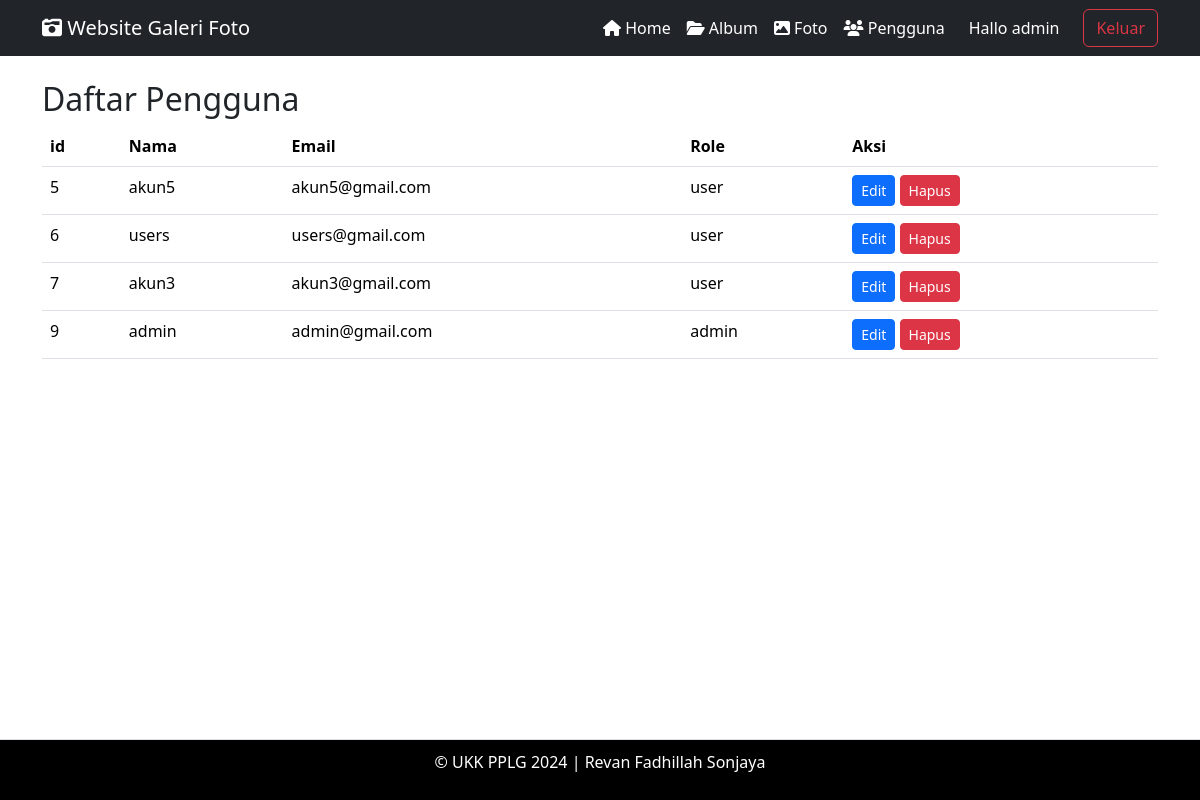
Screenshot of /admin/admin_pengguna.php (signed in) with the database file from the repository.
### tables this page shows
CREATE TABLE `user` (
  `id_user` int(11) NOT NULL,
  `username` varchar(225) DEFAULT NULL,
  `password` varchar(225) DEFAULT NULL,
  `email` varchar(225) DEFAULT NULL,
  `nama` varchar(255) DEFAULT NULL,
  `alamat` text DEFAULT NULL,
  `role` enum('admin','user') DEFAULT 'user'
);

### admin/admin_pengguna.php (the view, shortened to what this page needs)
<?php
include '../config/koneksi.php';
$query_users = mysqli_query($koneksi, "SELECT * FROM user");
?>
<!DOCTYPE html>
<html lang="en">
<head>
  <link rel="stylesheet" type="text/css" href="../assets/css/bootstrap.min.css">
  <link rel="stylesheet" href="https://cdnjs.cloudflare.com/ajax/libs/font-awesome/6.5.1/css/all.min.css" />
</head>
<body>
  <nav class="navbar navbar-expand-lg navbar-light bg-dark">
    <div class="container">
      <a class="navbar-brand text-white" href="admin_index.php"><i class="fa fa-camera-retro"></i> Website Galeri Foto</a>
      <div class="collapse navbar-collapse" id="navbarNav">
        <ul class="navbar-nav ms-auto">
          <li class="nav-item">
            <a class="nav-link text-white" href="admin_home.php"><i class="fa fa-home"></i> Home</a>
          </li>
          <li class="nav-item">
            <a class="nav-link text-white" href="admin_album.php"><i class="fa fa-folder-open"></i> Album</a>
          </li>
          <li class="nav-item">
            <a class="nav-link text-white" href="admin_foto.php"><i class="fa fa-image"></i> Foto</a>
          </li>
          <li class="nav-item">
            <a class="nav-link text-white" href="admin_pengguna.php"><i class="fa fa-users"></i> Pengguna</a>
          </li>
        </ul>
        <span class="navbar-text text-white ms-3">
          Hallo <?php echo $_SESSION['username']; ?>
        </span>
        <a href="../config/aksi_logout.php" class="btn btn-outline-danger ml-2 ms-4">Keluar</a>
      </div>
    </div>
  </nav>
  <div class="container mt-4">
    <h2>Daftar Pengguna</h2>
    <table class="table">
      <thead>
        <tr>
          <th>id</th>
          <th>Nama</th>
          <th>Email</th>
          <th>Role</th>
          <th>Aksi</th>
        </tr>
      </thead>
      <tbody>
        <?php
        while ($user = mysqli_fetch_array($query_users)) {
        ?>
          <tr>
            <td><?php echo $user['id_user']; ?></td>
            <td><?php echo $user['nama']; ?></td>
            <td><?php echo $user['email']; ?></td>
            <td><?php echo $user['role']; ?></td>
            <td>
              <button type="button" class="btn btn-primary btn-sm" data-bs-toggle="modal" data-bs-target="#edit<?php echo $user['id_user']; ?>">
                Edit
              </button>
              <button type="button" class="btn btn-danger btn-sm" data-bs-toggle="modal" data-bs-target="#hapus<?php echo $user['id_user']; ?>">
                Hapus
              </button>
            </td>
          </tr>
        <?php } ?>
      </tbody>
    </table>
  </div>
  <footer class="d-flex justify-content-center border-top mt-3" style="background-color: #000000; color: #ffffff; position: fixed; bottom: 0; width: 100%; padding: 10px 0;">
    <p>&copy; UKK PPLG 2024 | Revan Fadhillah Sonjaya</p>
  </footer>
</body>
</html>

### rows the page displays
user: id_user "5", nama "akun5", email "akun5@gmail.com", role "user"
user: id_user "6", nama "users", email "users@gmail.com", role "user"
user: id_user "7", nama "akun3", email "akun3@gmail.com", role "user"
user: id_user "9", nama "admin", email "admin@gmail.com", role "admin"

### other values shown
$_SESSION['username'] "admin"
